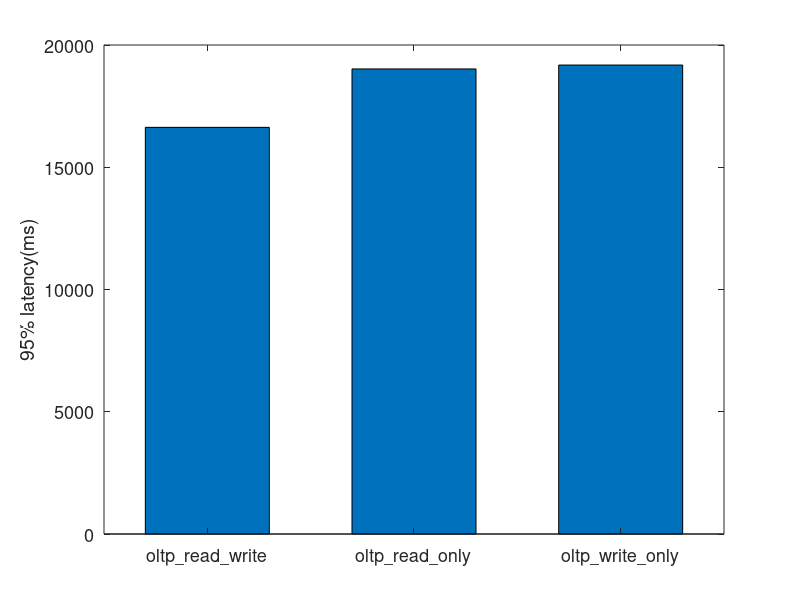

This figure's MATLAB source: (Note: this script raises an error after producing the figure.)
clc
clear
figure()
tps = [645.8 869.5 859.4; 1252.3 1510.0 1245.9; 1651.5 2820.4 2740.4];
qps = [12923.0 17395.8 17198.9; 20036 24158.4 19935.3; 9909.2 16922.3 16441.2];
lat = [651.9 541.7 586.5; 268.8 192.0 278.4; 262.6 175.9 201.4];
tpmC = [16632.1 19021.3 19180.3];

Method{1} = 'oltp\_read\_write';
Method{2} = 'oltp\_read\_only';
Method{3} = 'oltp\_write\_only';
Method{4} = 'TPC-C';

b = bar(tpmC, 0.6); % 0.6表示宽度占比
set(gca, 'FontSize', 13)
set(gcf, 'Position', [100 100 850 600]); % 增加图形的高度，这里将高度从600改为800
ylabel('95% latency(ms)', 'FontSize', 14) % y轴坐标描述
set(gca, 'xticklabel', {Method{1}, Method{2}, Method{3}, Method{4}})
% ylim([0,10]);
set(gca, 'XTick', [1:1:4])

% 在蓝色的柱状图的上，显示数值
xtips1 = b(1).XEndPoints;
ytips1 = b(1).YEndPoints; % 获取 Bar 对象的 XEndPoints 和 YEndPoints 属性
labels1 = string(b(1).YData); % 获取条形末端的坐标
text(xtips1, ytips1, labels1, 'HorizontalAlignment', 'center',...
    'VerticalAlignment', 'bottom')

% 在黄色的柱状图的上，显示数值
xtips2 = b(2).XEndPoints;
ytips2 = b(2).YEndPoints; % 获取 Bar 对象的 XEndPoints 和 YEndPoints 属性
labels2 = string(b(2).YData); % 获取条形末端的坐标
text(xtips2, ytips2, labels2, 'HorizontalAlignment', 'center',...
    'VerticalAlignment', 'bottom')

% 在红色的柱状图的上，显示数值
xtips3 = b(3).XEndPoints;
ytips3 = b(3).YEndPoints; % 获取 Bar 对象的 XEndPoints 和 YEndPoints 属性
labels3 = string(b(3).YData); % 获取条形末端的坐标
text(xtips3, ytips3, labels3, 'HorizontalAlignment', 'center',...
    'VerticalAlignment', 'bottom')

grid on % 打开网格
set(gca, 'XTickLabelRotation', 0); % 设置横坐标不倾斜
set(gca, 'YGrid', 'on'); % 设置y轴刻度有虚线

% 添加图例
legend('默认参数', 'DDPG', 'MADDPG', 'Location', 'northeast');

% 保存图形到本地并指定分辨率
print('./img/bar_plot', '-dpng', '-r500'); % 500dpi的分辨率

%% TPC-C
clc
clear
figure()

tpmC = [16632.1 19021.3 19180.3];

Method{1} = '默认参数';
Method{2} = 'DDPG';
Method{3} = 'MADDPG';

% 创建与 tpmC 大小相同的位置数组
x = 1:numel(tpmC);

% 定义颜色
colors = {'b', 'r', 'y'};

% 绘制柱状图
figure;
hold on;
for i = 1:numel(tpmC)
    b(i) = bar(x(i), tpmC(i), 'FaceColor', colors{i});
end
hold off;

% 设置柱子的宽度
for i = 1:numel(b)
    b(i).BarWidth = 0.35; % 设置柱子宽度为默认的一半
end

% 设置柱子之间的空隙
barWidth = 0.5;
barSpacing = 0.2; % 柱子之间的空隙
totalWidth = (numel(tpmC) - 1) * barSpacing + numel(tpmC) * barWidth;
firstX = 0; % 将柱子整体向左移动一些距离
for i = 1:numel(tpmC)
    b(i).XData = firstX + (i - 1) * (barWidth + barSpacing);
end

% 设置字体大小
set(gca, 'FontSize', 13)

% 设置图形大小
set(gcf, 'Position', [100 100 700 500]); % 将宽度从850改为700

% 设置 y 轴标签
ylabel('每秒交易数（tpmC）', 'FontSize', 14)

% 设置 x 轴刻度标签
set(gca, 'xticklabel', Method)

% 设置 x 轴刻度
set(gca, 'XTick', firstX + (0:numel(tpmC)-1) * (barWidth + barSpacing))

% 在柱子顶部显示数值，并使其与柱子中心对齐
for i = 1:numel(b)
    xtips = b(i).XEndPoints;
    ytips = b(i).YEndPoints;
    labels = string(b(i).YData);
    text(xtips, ytips, labels, 'HorizontalAlignment', 'center', 'VerticalAlignment', 'bottom');
end

% 打开网格
grid on

% 设置 x 轴刻度标签不倾斜
set(gca, 'XTickLabelRotation', 0);

% 设置 y 轴刻度有虚线
set(gca, 'YGrid', 'on');

% 添加图例
legend(Method, 'Location', 'northeast');

% 保存图形到本地并指定分辨率
print('./img/bar_plot.png', '-dpng', '-r500'); % 500dpi的分辨率

%% 饼图


